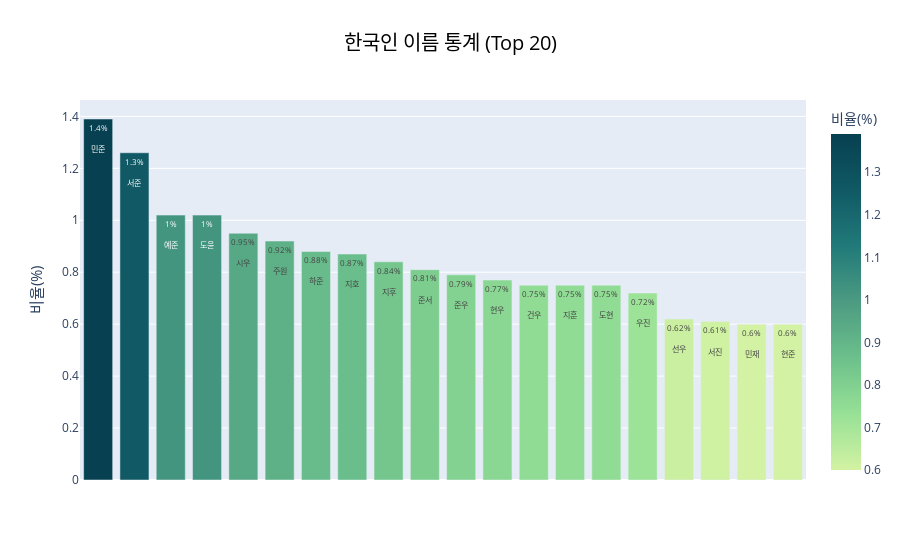

The notebook cell saved with this chart:
### Code cell
# 한국인 이름 통계
korean_firstname_df = pd.read_sql(select(KoreanFirstname), conn)
korean_firstname_df.sort_values(by=['ratio'], axis=0, ascending=False,
                                inplace=True)
korean_firstname_df = korean_firstname_df.head(20)
korean_firstname_df['ratio'] = korean_firstname_df['ratio'].apply(
    percent_format, args=(2,))

name = korean_firstname_df['firstname']
fig = px.bar(korean_firstname_df, x='firstname', y='ratio', color='ratio',
             title='한국인 이름 통계 (Top 20)', text='ratio', height=500,
             labels={'ratio': '비율(%)', 'firstname': '이름'},
             color_continuous_scale='Emrld')
fig.update_traces(texttemplate='%{text:.2}%<br><br>%{x}',
                  textposition='inside')
fig.update_layout(uniformtext_minsize=8, uniformtext_mode='hide',
                  title_font_color='black', title_x=0.5, title_font_size=20)
fig.update_xaxes(visible=False)
fig.update_yaxes(title_font=dict(size=15))
fig.show()

### Figure 1 — Plotly figure (JSON) as saved in the notebook; plotly's stock layout.template omitted (floating-point values rounded to 4 significant figures)
{"data": [{"alignmentgroup": "True", "hovertemplate": "이름=%{x}<br>비율(%)=%{marker.color}<extra></extra>", "legendgroup": "", "marker": {"color": [1.39, 1.26, 1.02, 1.02, 0.95, 0.92, 0.88, 0.87, 0.84, 0.81, 0.79, 0.77, 0.75, 0.75, 0.75, 0.72, 0.62, 0.61, 0.6, 0.6], "coloraxis": "coloraxis", "pattern": {"shape": ""}}, "name": "", "offsetgroup": "", "orientation": "v", "showlegend": false, "text": [1.39, 1.26, 1.02, 1.02, 0.95, 0.92, 0.88, 0.87, 0.84, 0.81, 0.79, 0.77, 0.75, 0.75, 0.75, 0.72, 0.62, 0.61, 0.6, 0.6], "textposition": "inside", "texttemplate": "%{text:.2}%<br><br>%{x}", "type": "bar", "x": ["민준", "서준", "예준", "도윤", "시우", "주원", "하준", "지호", "지후", "준서", "준우", "현우", "건우", "지훈", "도현", "우진", "선우", "서진", "민재", "현준"], "xaxis": "x", "y": [1.39, 1.26, 1.02, 1.02, 0.95, 0.92, 0.88, 0.87, 0.84, 0.81, 0.79, 0.77, 0.75, 0.75, 0.75, 0.72, 0.62, 0.61, 0.6, 0.6], "yaxis": "y"}], "layout": {"autosize": true, "barmode": "relative", "coloraxis": {"colorbar": {"title": {"text": "비율(%)"}}, "colorscale": [[0, "rgb(211, 242, 163)"], [0.1667, "rgb(151, 225, 150)"], [0.3333, "rgb(108, 192, 139)"], [0.5, "rgb(76, 155, 130)"], [0.6667, "rgb(33, 122, 121)"], [0.8333, "rgb(16, 89, 101)"], [1, "rgb(7, 64, 80)"]]}, "legend": {"tracegroupgap": 0}, "title": {"font": {"color": "black", "size": 20}, "text": "한국인 이름 통계 (Top 20)", "x": 0.5}, "uniformtext": {"minsize": 8, "mode": "hide"}, "xaxis": {"anchor": "y", "autorange": true, "domain": [0, 1], "range": [-0.5, 19.5], "title": {"text": "이름"}, "type": "category", "visible": false}, "yaxis": {"anchor": "x", "autorange": true, "domain": [0, 1], "range": [0, 1.463], "title": {"font": {"size": 15}, "text": "비율(%)"}, "type": "linear"}}}
